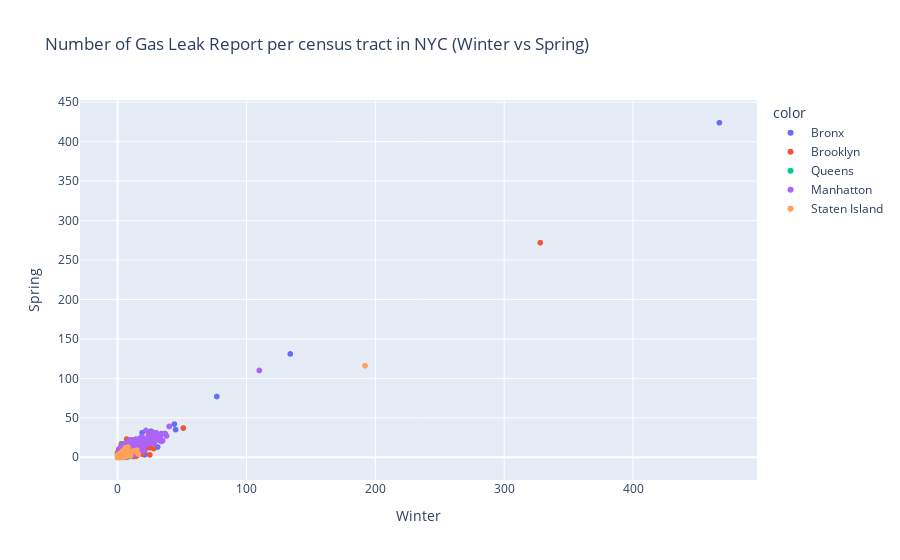

The notebook cell saved with this chart:
### Code cell
px.scatter(Month_data, x="Winter", y="Spring", color = boro[color],hover_data=['Geoid'],title = 'Number of Gas Leak Report per census tract in NYC (Winter vs Spring)')

### Figure 1 — Plotly figure (JSON) as saved in the notebook; plotly's stock layout.template omitted (floating-point values rounded to 4 significant figures; data arrays with more than 128 entries replaced by an {"elided": "..."} marker saying what was removed)
{"data": [{"customdata": {"elided": "437x1 int values"}, "hoverlabel": {"namelength": 0}, "hovertemplate": "color=Bronx<br>Winter=%{x}<br>Spring=%{y}<br>Geoid=%{customdata[0]}", "legendgroup": "Bronx", "marker": {"color": "#636efa", "symbol": "circle"}, "mode": "markers", "name": "Bronx", "showlegend": true, "type": "scattergl", "x": {"elided": "437 int values"}, "xaxis": "x", "y": {"elided": "437 int values"}, "yaxis": "y"}, {"customdata": {"elided": "705x1 int values"}, "hoverlabel": {"namelength": 0}, "hovertemplate": "color=Brooklyn<br>Winter=%{x}<br>Spring=%{y}<br>Geoid=%{customdata[0]}", "legendgroup": "Brooklyn", "marker": {"color": "#EF553B", "symbol": "circle"}, "mode": "markers", "name": "Brooklyn", "showlegend": true, "type": "scattergl", "x": {"elided": "705 int values"}, "xaxis": "x", "y": {"elided": "705 int values"}, "yaxis": "y"}, {"customdata": {"elided": "514x1 int values"}, "hoverlabel": {"namelength": 0}, "hovertemplate": "color=Queens<br>Winter=%{x}<br>Spring=%{y}<br>Geoid=%{customdata[0]}", "legendgroup": "Queens", "marker": {"color": "#00cc96", "symbol": "circle"}, "mode": "markers", "name": "Queens", "showlegend": true, "type": "scattergl", "x": {"elided": "514 int values"}, "xaxis": "x", "y": {"elided": "514 int values"}, "yaxis": "y"}, {"customdata": {"elided": "276x1 int values"}, "hoverlabel": {"namelength": 0}, "hovertemplate": "color=Manhatton<br>Winter=%{x}<br>Spring=%{y}<br>Geoid=%{customdata[0]}", "legendgroup": "Manhatton", "marker": {"color": "#ab63fa", "symbol": "circle"}, "mode": "markers", "name": "Manhatton", "showlegend": true, "type": "scattergl", "x": {"elided": "276 int values"}, "xaxis": "x", "y": {"elided": "276 int values"}, "yaxis": "y"}, {"customdata": [[36085007000], [36085008100], [36085027702], [36085027900], [36085015601], [36085004000], [36085014608], [36085016901], [36085019800], [36085020803], [36085006700], [36085027705], [36085006400], [36085007700], [36085002900], [36085017700], [36085003900], [36085020700], [36085014606], [36085017300], [36085000700], [36085031901], [36085020801], [36085029102], [36085013302], [36085002100], [36085018100], [36085018902], [36085025100], [36085017007], [36085015603], [36085017005], [36085030301], [36085017008], [36085011201], [36085001100], [36085029104], [36085023100], [36085014604], [36085017600], [36085012500], [36085011401], [36085000900], [36085022600], [36085003600], [36085023900], [36085020100], [36085014607], [36085017010], [36085024401], [36085015100], [36085017009], [36085024700], [36085009602], [36085017011], [36085024800], [36085009700], [36085027301], [36085021300], [36085029103], [36085031902], [36085013800], [36085020804], [36085014700], [36085018901], [36085001700], [36085013203], [36085013400], [36085022800], [36085002700], [36085013201], [36085011402], [36085027704], [36085017012], [36085013204], [36085002002], [36085000800], [36085011202], [36085030302], [36085007500], [36085027706], [36085012804], [36085024402], [36085014605], [36085027302], [36085002001], [36085000600], [36085009601], [36085012806], [36085032300], [36085012200], [36085012805], [36085005900], [36085010500], [36085018702], [36085019700], [36085014100], [36085004700], [36085012100], [36085003300], [36085018701], [36085000300], [36085005000], [36085007400], [36085015602], [36085022300]], "hoverlabel": {"namelength": 0}, "hovertemplate": "color=Staten Island<br>Winter=%{x}<br>Spring=%{y}<br>Geoid=%{customdata[0]}", "legendgroup": "Staten Island", "marker": {"color": "#FFA15A", "symbol": "circle"}, "mode": "markers", "name": "Staten Island", "showlegend": true, "type": "scattergl", "x": [5, 8, 8, 192, 8, 15, 3, 3, 3, 6, 6, 2, 7, 7, 14, 10, 7, 4, 8, 8, 4, 6, 7, 4, 3, 9, 7, 3, 5, 5, 4, 4, 6, 4, 1, 6, 1, 6, 6, 5, 2, 8, 5, 12, 2, 1, 3, 2, 8, 3, 1, 5, 4, 4, 2, 5, 2, 1, 4, 2, 7, 16, 3, 5, 1, 4, 10, 4, 3, 0, 1, 1, 3, 0, 0, 2, 3, 5, 1, 0, 1, 1, 1, 2, 2, 3, 5, 1, 4, 0, 2, 2, 1, 4, 4, 0, 0, 1, 1, 0, 0, 0, 3, 2, 1, 1], "xaxis": "x", "y": [0, 13, 8, 116, 6, 9, 1, 5, 6, 5, 6, 2, 4, 5, 7, 5, 8, 4, 7, 12, 8, 12, 5, 1, 3, 5, 6, 6, 1, 0, 0, 1, 3, 6, 2, 2, 3, 6, 7, 1, 0, 3, 1, 8, 4, 0, 1, 2, 6, 1, 4, 3, 1, 5, 2, 0, 4, 2, 3, 2, 1, 4, 3, 0, 2, 0, 2, 0, 0, 1, 0, 1, 2, 2, 1, 2, 0, 4, 0, 3, 1, 0, 4, 0, 2, 0, 3, 1, 2, 2, 0, 0, 0, 2, 1, 0, 0, 0, 0, 1, 0, 0, 0, 0, 0, 0], "yaxis": "y"}], "layout": {"legend": {"title": {"text": "color"}, "tracegroupgap": 0}, "title": {"text": "Number of Gas Leak Report per census tract in NYC (Winter vs Spring)"}, "xaxis": {"anchor": "y", "domain": [0, 1], "title": {"text": "Winter"}}, "yaxis": {"anchor": "x", "domain": [0, 1], "title": {"text": "Spring"}}}}
